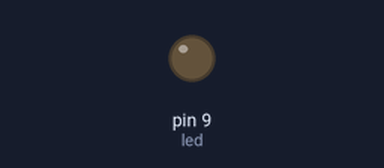
The sketch below on a simulated Arduino Uno, built with avr-gcc and run on an emulated ATmega328P. Shown: output pins drawn as LEDs (lit = HIGH).

Above: at 0.05 s.
At 5.75 s:
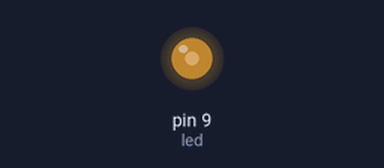
At 11.55 s:
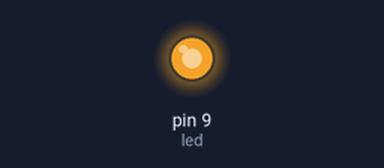
At 23.15 s:
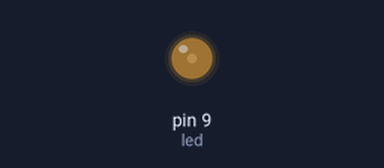
Timing chart, 0 to 33.3 s (numbered marks = the images above):
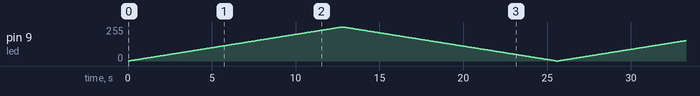

The sketch:

codigoPWM.ino
```cpp
#define led 9
int brilho = 0;
int x;

void setup() {
  pinMode(led,OUTPUT);
}

void loop() {
  for(int i = 0; i <= 255; i++){
    analogWrite(led,i);
    delay(50);  //Espera 50 ms para a proxima tensão aplicada...0V....1V...2V (cresce gradativamente.)
  }


  for(x = 255;x >= 0; x--){
    analogWrite(led,x);
    delay(50);
  }

}
```
